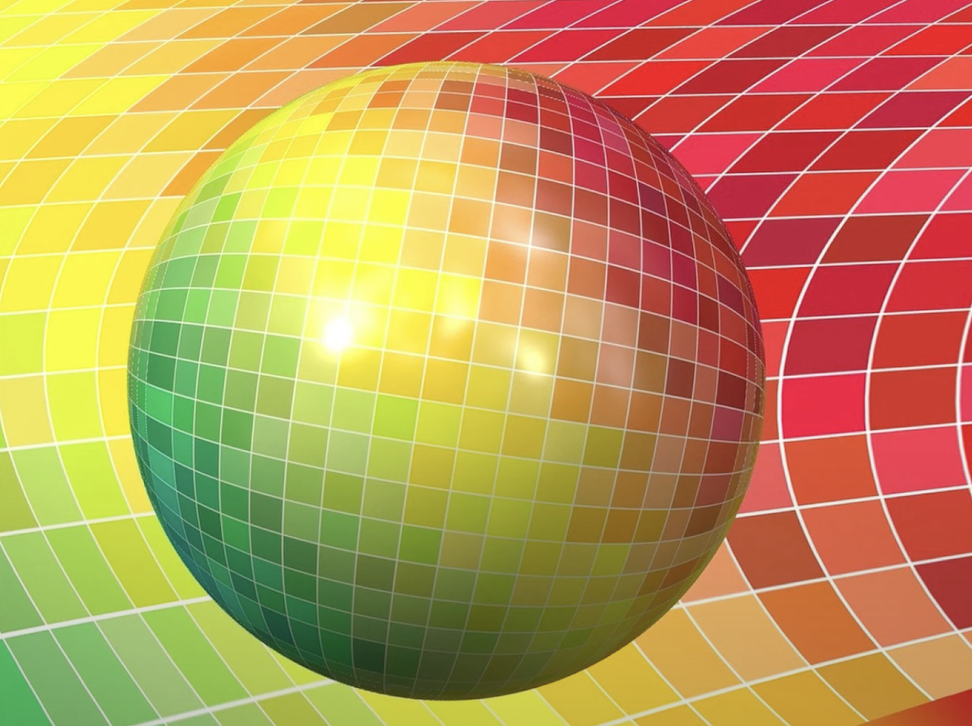
#> input picture test.png, 972 x 726 px, shrunk from 1450 x 1082 before the run
$ python kaleidoscope.py
#> lines starting #> are read from the running program, lines starting #| are printed output that depends on the picture
#> further down, image is the input picture: shape (726, 972, 3); mean B, G, R 85, 149.3, 190
#!/usr/bin/env python3

import cv2
import numpy as np

def core(img, N, out, r_start, r_out, c_in, c_out, scale):
#> called with N = 15, out = 'full', r_start = 0.6, r_out = 0, scale = 1
    in_rows, in_cols = img.shape[:2]
#> in_rows = 726; in_cols = 972
    if c_in is None:
        c_in = (dim // 2 for dim in (in_rows, in_cols))
    c_y, c_x = c_in
#> c_y = 363; c_x = 486

    r_start %= 2 * np.pi
    width = np.pi / N
    r_end = r_start + width

    if out == 'same':
        out = np.empty((in_rows, in_cols, 3), dtype=np.uint8)
    elif out == 'full':
        quarter = np.pi / 2
        r_mid = (r_start + r_end) / 2
        if 0 <= r_mid < quarter:
            dy = in_rows - c_y
#> dy = 363
            dx = in_cols - c_x
#> dx = 486
        elif quarter <= r_mid <= 2 * quarter:
            dy = in_rows - c_y
            dx = c_x
        elif 2 * quarter <= r_mid <= 3 * quarter:
            dy = c_y
            dx = c_x
        else:
            dy = c_y
            dx = in_cols - c_x
        s = int(np.ceil(2 * np.sqrt(dx*dx + dy*dy) * scale))
#> s = 1214
        out = np.empty((s, s, 3), dtype=np.uint8)
    else:
        out = np.empty((out, out, 3), dtype=np.uint8)

    out_rows, out_cols = out.shape[:2]
#> out_rows = 1214; out_cols = 1214
    if c_out is None:
        c_out = (dim // 2 for dim in (out_rows, out_cols))
    co_y, co_x = c_out
#> co_y = 607; co_x = 607

    # create sample points and offset to center of output image
    Xp, Yp = np.meshgrid(np.arange(out_cols), np.arange(out_rows))
    Xp -= co_x
    Yp -= co_y

    # calculate magnitude and angle of each sample point in input image
    mag_p = np.sqrt(Xp*Xp + Yp*Yp) / scale
    theta_p = np.abs(((np.arctan2(Xp, Yp) - r_out) % (2 * width)) - width) \
        + r_start
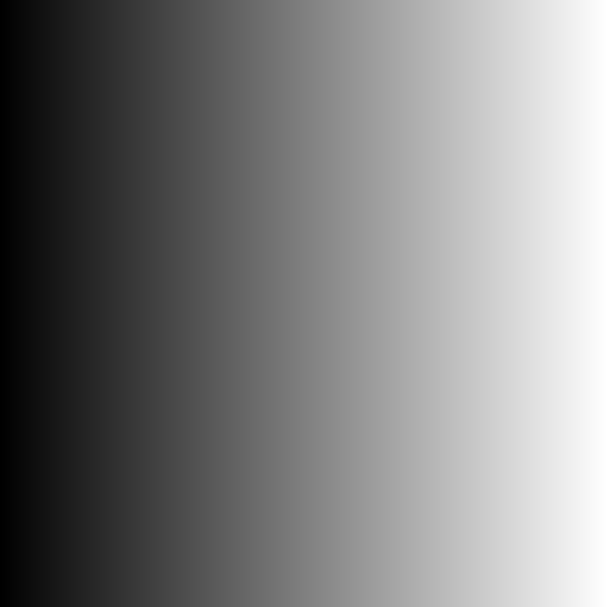
#> Xp: shape (1214, 1214) int64 (shown at 1/2 size); min -607, max 606, mean -0.5; drawn with min black and max white

    # convert to cartesian sample points in input image, offset by c_in
    Y = (mag_p * np.sin(theta_p) + c_y).astype(np.int64)
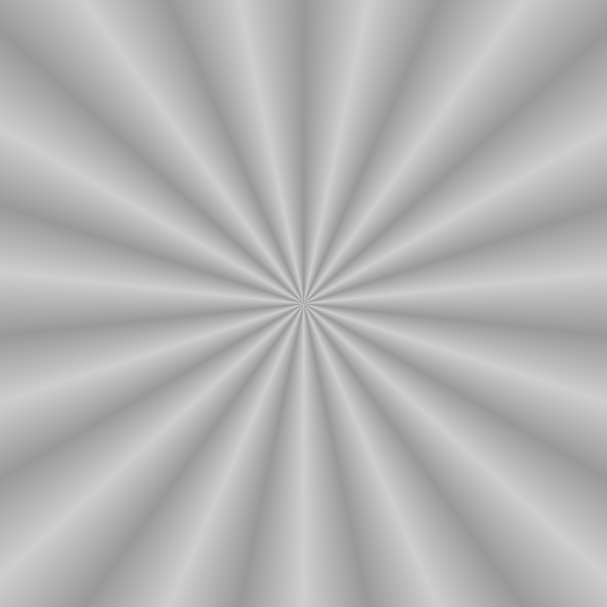
#> theta_p: shape (1214, 1214) float64 (shown at 1/2 size); min 0.6, max 0.809, mean 0.705
    X = (mag_p * np.cos(theta_p) + c_x).astype(np.int64)

    # set outside valid region pixels to black (avoid index error)
    # temporarily use pixel [0,0] of input image
    old = img[0,0].copy()
#> old = [83, 243, 247]
    img[0,0] = (0, 0, 0)

    bad = (Y < 0) | (Y >= in_rows) | (X < 0) | (X >= in_cols)
    Y[bad] = 0
    X[bad] = 0

    # sample input image to set each pixel of out
    out[:] = img[Y, X]
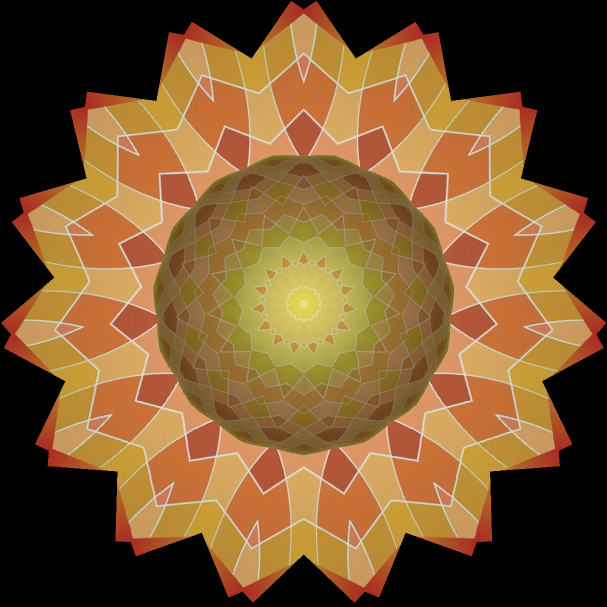
#> out: shape (1214, 1214, 3) (shown at 1/2 size); mean B, G, R 47, 86.4, 121.5

    img[0,0] = old # restore input [0,0] to its initial value
    return out, c_x, c_y, r_start, r_end

def add_annotation(img, c_x, c_y, r_start, r_end):
    in_rows, in_cols = img.shape[:2]
    # draw a circle at the input c_in
    cv2.circle(img, (c_x, c_y), 10, (0,0,255), 2)
    # draw lines from c_in to display sample region in input image
    l = min(max(c_x, in_cols-c_x), max(c_y, in_rows-c_y)) / 3
    cv2.line(img, (c_x, c_y), (int(c_x + l*np.cos(r_start)),
                               int(c_y + l*np.sin(r_start))),
             (255,0,0), 2)
    cv2.line(img, (c_x, c_y), (int(c_x + l * np.cos(r_end)),
                               int(c_y + l * np.sin(r_end))),
             (0,255,0), 2)

def kaleido(img, N=10, out='same', r_start=0, r_out=0, c_in=None, c_out=None,
            scale=1, annotate=False):
    ''' Return a kaleidoscope from img, with specified parameters.

    'img' is a 3-channel uint8 numpy array of image pixels.
    'N' is the number of mirrors.
    'out' can be 'same', 'full', or a 3-channel uint8 array to fill.
    'r_start' is the selection rotation from the input image [clock radians].
    'r_out' is the rotation of the output image result [clock radians].
    'c_in' is the origin point of the sample sector from the input image.
        If None defaults to the center of the input image [c_y,c_x].
    'c_out' is the center of the kaleidoscope in the output image. If None
        defaults to the center point of the output image [c_y, c_x].
    'scale' is the scale of the output kaleidoscope. Default 1.
    'annotate' is a boolean denoting whether to annotate the input image to
        display the selected region. Default True.

    '''
    out, c_x, c_y, r_start, r_end = core(img, N, out, r_start, r_out,
                                         c_in, c_out, scale)
#> c_x = 486; c_y = 363; r_start = 0.6; r_end = 0.809

    if annotate:
        add_annotation(img, c_x, c_y, r_start, r_end)

    return out


if __name__ == '__main__':
    from argparse import ArgumentParser

    parser = ArgumentParser()
    parser.add_argument('-f', '--filename', default='test.png',
                        help='path to image file')
    parser.add_argument('-n', type=int, default=15, help='number of mirrors')
    parser.add_argument('-o', '--out', default='full',
                        choices=('same', 'full'),
                        help='output size '
                             '(same as input or full kaleidoscope)')
    parser.add_argument('--r_start', type=float, default=0.6,
                        help='clockwise radians rotation of input image')
    parser.add_argument('--r_out', type=float, default=0,
                        help='clockwise radians rotation of output image')
    parser.add_argument('--c_in', nargs=2, type=int,
                        help='c_y c_x - origin point of the sample sector from'
                             ' the input image')
    parser.add_argument('--c_out', nargs=2, type=int,
                        help='c_y c_x - center point of the kaleidoscope in '
                             'the output image')
    parser.add_argument('-s', '--scale', type=float, default=1,
                        help='scale of the output kaleidoscope')
    parser.add_argument('-a', '--annotate', action='store_true')

    args = parser.parse_args()

    image = cv2.imread(args.filename)
    out = kaleido(image, args.n, args.out, args.r_start, args.r_out, args.c_in,
                  args.c_out, args.scale, args.annotate)

    cv2.imshow('in', image)
    cv2.imshow('out', out)
    cv2.waitKey()

    cv2.destroyAllWindows()
